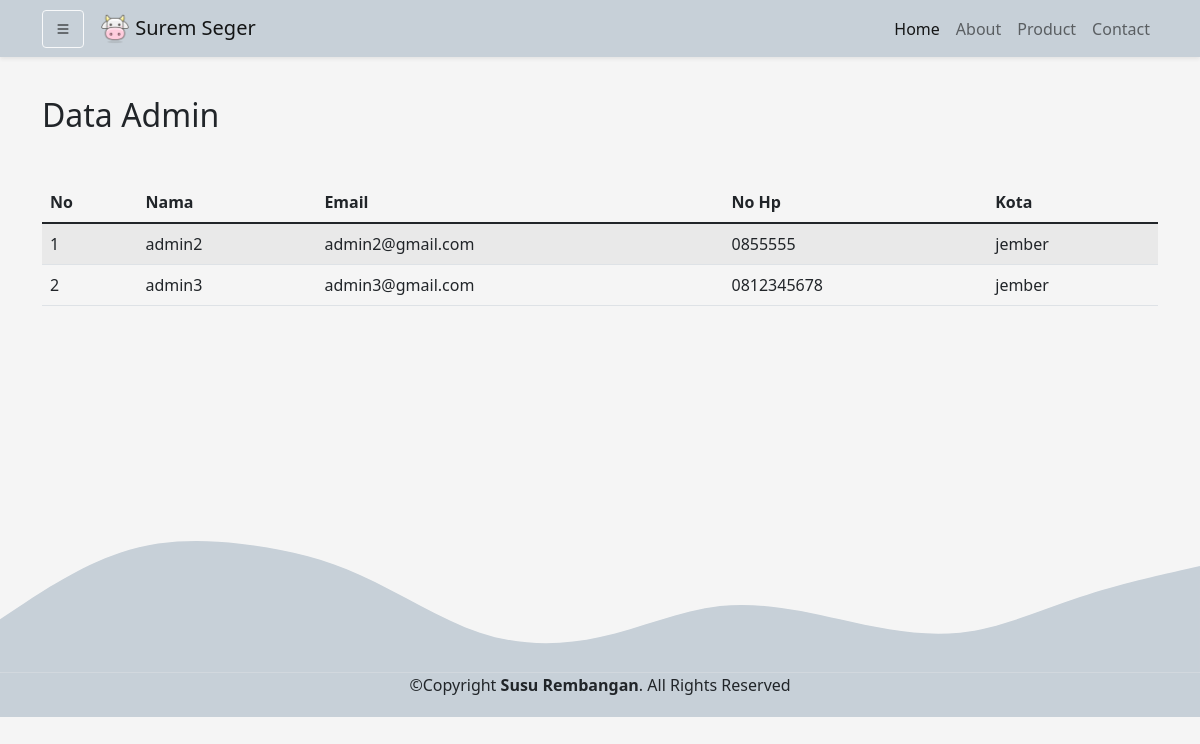
Page /Admin/dataAdmin.php (signed in) on the committed database.
### tables this page shows
CREATE TABLE `users` (
  `id` int(8) NOT NULL,
  `namalengkap` varchar(30) NOT NULL,
  `email` varchar(30) NOT NULL,
  `alamat` varchar(50) NOT NULL,
  `provinsi` varchar(30) NOT NULL,
  `kota` varchar(30) NOT NULL,
  `kecamatan` varchar(30) NOT NULL,
  `kodepos` varchar(10) NOT NULL,
  `nohp` varchar(13) NOT NULL,
  `password` varchar(255) NOT NULL,
  `role` varchar(2) NOT NULL,
  `gambar` varchar(100) NOT NULL
);

### functions.php (called while the page is built, shortened)
<?php
$conn = mysqli_connect("localhost", "root", "", "db_suremseger");
function query($query)
{
    global $conn;
    $result = mysqli_query($conn, $query);
    $rows = [];
    while ($row = mysqli_fetch_assoc($result)) {
        $rows[] = $row;
    }
    return $rows;
}

### Admin/dataAdmin.php (the view, shortened to what this page needs)
<?php
require_once('../functions.php');
$id = $_SESSION['user']['id'];
$user = query("SELECT * FROM users WHERE id = $id")[0];
$customer = query("SELECT * FROM users WHERE role = 1");
?>
<!DOCTYPE html>
<html lang="en">
<head>
    <link href="https://cdn.jsdelivr.net/npm/bootstrap@5.1.3/dist/css/bootstrap.min.css" rel="stylesheet" />
    <link rel="stylesheet" href="https://cdn.jsdelivr.net/npm/bootstrap-icons@1.8.1/font/bootstrap-icons.css" />
    <link rel="stylesheet" href="../style.css" />
</head>
<body>
    <?php include 'nav_sidebar.php' ?>
    <section id="dataCustomer">
        <div class="container" style="min-height: 310px;">
            <h2>Data Admin</h2>
            <table class="table table-striped table-hover align-middle mt-5">
                <thead>
                    <tr>
                        <th>No</th>
                        <th>Nama </th>
                        <th>Email</th>
                        <th>No Hp</th>
                        <th>Kota</th>
                    </tr>
                </thead>
                <tbody>
                    <?php $i = 1; ?>
                    <?php foreach ($customer as $data) : ?>
                        <tr>
                            <td><?= $i; ?></td>
                            <td><?= $data['namalengkap']; ?></td>
                            <td><?= $data['email']; ?></td>
                            <td><?= $data['nohp']; ?></td>
                            <td><?= $data['kota']; ?></td>
                        </tr>
                        <?php $i++ ?>
                    <?php endforeach; ?>
                </tbody>
            </table>
        </div>
    </section>
    <footer class="text-center pb-1" style="background:  #c7d0d8">
        <p>©Copyright <label class="fw-bold">Susu Rembangan</label>. All Rights Reserved</p>
    </footer>
</body>
</html>

### style.css (style rules this page uses)
body { background-color: whitesmoke; }
section { padding-top: 6rem; }

### rows in the picture
users: namalengkap "admin2", email "admin2@gmail.com", nohp "0855555", kota "jember"
users: namalengkap "admin3", email "admin3@gmail.com", nohp "0812345678", kota "jember"
